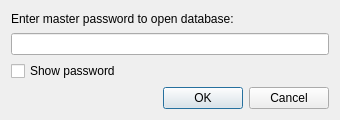
<?xml version="1.0" encoding="UTF-8"?>
<ui version="4.0">
 <class>PasswordDialog</class>
 <widget class="QDialog" name="PasswordDialog">
  <property name="geometry">
   <rect>
    <x>0</x>
    <y>0</y>
    <width>340</width>
    <height>120</height>
   </rect>
  </property>
  <property name="windowTitle">
   <string>Enter master password</string>
  </property>
  <layout class="QVBoxLayout" name="verticalLayout">
   <item>
    <widget class="QLabel" name="label">
     <property name="text">
      <string>Enter master password to open database:</string>
     </property>
    </widget>
   </item>
   <item>
    <widget class="QLineEdit" name="lineEdit"/>
   </item>
   <item>
    <widget class="QCheckBox" name="showPasswordCheckBox">
     <property name="text">
      <string>Show password</string>
     </property>
    </widget>
   </item>
   <item>
    <widget class="QDialogButtonBox" name="buttonBox">
     <property name="standardButtons">
      <set>QDialogButtonBox::Ok|QDialogButtonBox::Cancel</set>
     </property>
    </widget>
   </item>
  </layout>
 </widget>
 <resources/>
 <connections>
  <connection>
   <sender>buttonBox</sender>
   <signal>accepted()</signal>
   <receiver>PasswordDialog</receiver>
   <slot>accept()</slot>
   <hints>
    <hint type="sourcelabel">
     <x>213</x>
     <y>90</y>
    </hint>
    <hint type="destinationlabel">
     <x>149</x>
     <y>104</y>
    </hint>
   </hints>
  </connection>
  <connection>
   <sender>buttonBox</sender>
   <signal>rejected()</signal>
   <receiver>PasswordDialog</receiver>
   <slot>reject()</slot>
   <hints>
    <hint type="sourcelabel">
     <x>281</x>
     <y>90</y>
    </hint>
    <hint type="destinationlabel">
     <x>222</x>
     <y>104</y>
    </hint>
   </hints>
  </connection>
 </connections>
</ui>
